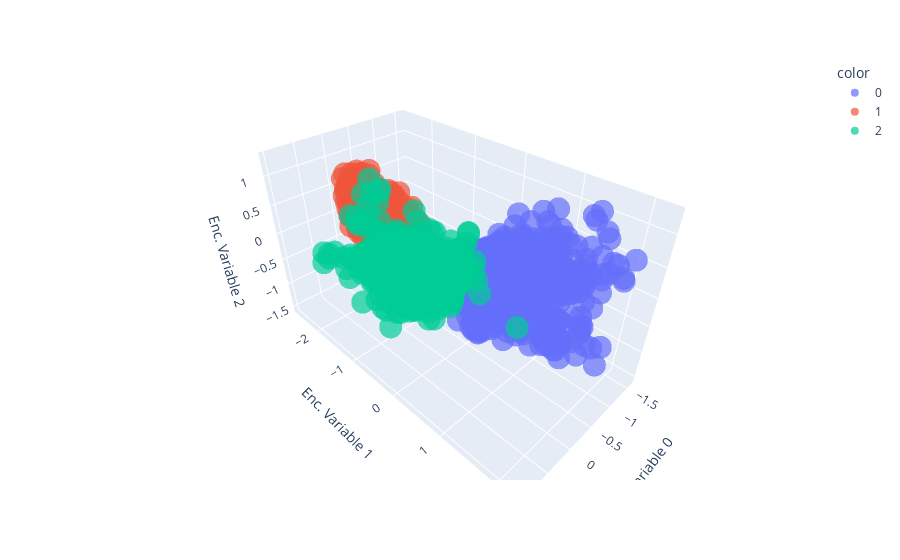

The notebook cell this image was saved under:
### Code cell
import plotly.express as px

px.scatter_3d(encoded_samples, x='Enc. Variable 0', y='Enc. Variable 1', z='Enc. Variable 2',
           color=encoded_samples.label.astype(str), opacity=0.7)

### Figure 1 — Plotly figure (JSON) as saved in the notebook; plotly's stock layout.template omitted (floating-point values rounded to 4 significant figures; data arrays with more than 128 entries replaced by an {"elided": "..."} marker saying what was removed)
{"data": [{"hovertemplate": "color=0<br>Enc. Variable 0=%{x}<br>Enc. Variable 1=%{y}<br>Enc. Variable 2=%{z}<extra></extra>", "legendgroup": "0", "marker": {"color": "#636efa", "opacity": 0.7, "symbol": "circle"}, "mode": "markers", "name": "0", "scene": "scene", "showlegend": true, "type": "scatter3d", "x": {"elided": "980 float values"}, "y": {"elided": "980 float values"}, "z": {"elided": "980 float values"}}, {"hovertemplate": "color=1<br>Enc. Variable 0=%{x}<br>Enc. Variable 1=%{y}<br>Enc. Variable 2=%{z}<extra></extra>", "legendgroup": "1", "marker": {"color": "#EF553B", "opacity": 0.7, "symbol": "circle"}, "mode": "markers", "name": "1", "scene": "scene", "showlegend": true, "type": "scatter3d", "x": {"elided": "1135 float values"}, "y": {"elided": "1135 float values"}, "z": {"elided": "1135 float values"}}, {"hovertemplate": "color=2<br>Enc. Variable 0=%{x}<br>Enc. Variable 1=%{y}<br>Enc. Variable 2=%{z}<extra></extra>", "legendgroup": "2", "marker": {"color": "#00cc96", "opacity": 0.7, "symbol": "circle"}, "mode": "markers", "name": "2", "scene": "scene", "showlegend": true, "type": "scatter3d", "x": {"elided": "1032 float values"}, "y": {"elided": "1032 float values"}, "z": {"elided": "1032 float values"}}], "layout": {"legend": {"title": {"text": "color"}, "tracegroupgap": 0}, "margin": {"t": 60}, "scene": {"domain": {"x": [0, 1], "y": [0, 1]}, "xaxis": {"title": {"text": "Enc. Variable 0"}}, "yaxis": {"title": {"text": "Enc. Variable 1"}}, "zaxis": {"title": {"text": "Enc. Variable 2"}}}}}
